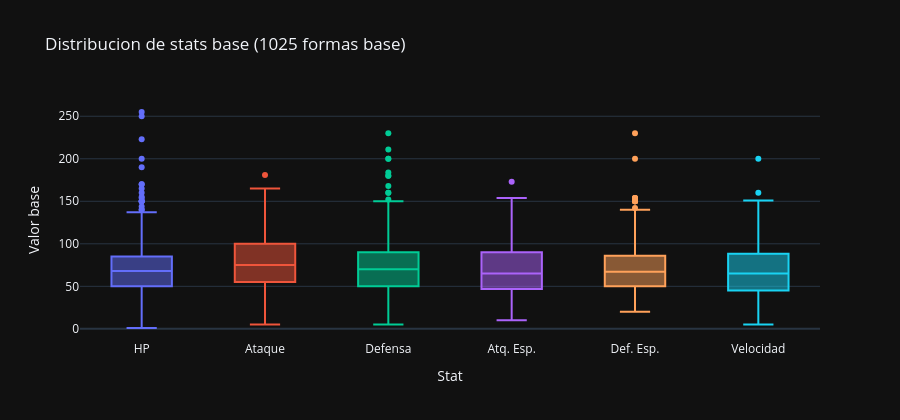

Notebook cell for this chart:
### Markdown cell above
## 2. EDA -- Distribucion de stats base

Antes de clusterizar, revisamos varianzas. Si una variable tiene mucho mayor rango,
dominara el clustering sin estandarizar.

### Code cell
df_melt = df.melt(id_vars=['name'], value_vars=STAT_COLS, var_name='stat', value_name='valor')
df_melt['stat_es'] = df_melt['stat'].map(dict(zip(STAT_COLS, STAT_LABELS)))

fig = px.box(df_melt, x='stat_es', y='valor', color='stat_es',
             title='Distribucion de stats base (1025 formas base)',
             labels={'stat_es':'Stat','valor':'Valor base'},
             template='plotly_dark')
fig.update_layout(showlegend=False, height=420)
fig.show()

df[STAT_COLS].rename(columns=dict(zip(STAT_COLS,STAT_LABELS))).describe().round(1)

### Figure 1 — Plotly figure (JSON) as saved in the notebook; plotly's stock layout.template omitted (floating-point values rounded to 4 significant figures; data arrays with more than 128 entries replaced by an {"elided": "..."} marker saying what was removed)
{"data": [{"alignmentgroup": "True", "hovertemplate": "Stat=%{x}<br>Valor base=%{y}<extra></extra>", "legendgroup": "HP", "marker": {"color": "#636efa"}, "name": "HP", "notched": false, "offsetgroup": "HP", "orientation": "v", "showlegend": true, "type": "box", "x": {"elided": "1025 str values"}, "x0": " ", "xaxis": "x", "y": {"elided": "1025 int values"}, "y0": " ", "yaxis": "y"}, {"alignmentgroup": "True", "hovertemplate": "Stat=%{x}<br>Valor base=%{y}<extra></extra>", "legendgroup": "Ataque", "marker": {"color": "#EF553B"}, "name": "Ataque", "notched": false, "offsetgroup": "Ataque", "orientation": "v", "showlegend": true, "type": "box", "x": {"elided": "1025 str values"}, "x0": " ", "xaxis": "x", "y": {"elided": "1025 int values"}, "y0": " ", "yaxis": "y"}, {"alignmentgroup": "True", "hovertemplate": "Stat=%{x}<br>Valor base=%{y}<extra></extra>", "legendgroup": "Defensa", "marker": {"color": "#00cc96"}, "name": "Defensa", "notched": false, "offsetgroup": "Defensa", "orientation": "v", "showlegend": true, "type": "box", "x": {"elided": "1025 str values"}, "x0": " ", "xaxis": "x", "y": {"elided": "1025 int values"}, "y0": " ", "yaxis": "y"}, {"alignmentgroup": "True", "hovertemplate": "Stat=%{x}<br>Valor base=%{y}<extra></extra>", "legendgroup": "Atq. Esp.", "marker": {"color": "#ab63fa"}, "name": "Atq. Esp.", "notched": false, "offsetgroup": "Atq. Esp.", "orientation": "v", "showlegend": true, "type": "box", "x": {"elided": "1025 str values"}, "x0": " ", "xaxis": "x", "y": {"elided": "1025 int values"}, "y0": " ", "yaxis": "y"}, {"alignmentgroup": "True", "hovertemplate": "Stat=%{x}<br>Valor base=%{y}<extra></extra>", "legendgroup": "Def. Esp.", "marker": {"color": "#FFA15A"}, "name": "Def. Esp.", "notched": false, "offsetgroup": "Def. Esp.", "orientation": "v", "showlegend": true, "type": "box", "x": {"elided": "1025 str values"}, "x0": " ", "xaxis": "x", "y": {"elided": "1025 int values"}, "y0": " ", "yaxis": "y"}, {"alignmentgroup": "True", "hovertemplate": "Stat=%{x}<br>Valor base=%{y}<extra></extra>", "legendgroup": "Velocidad", "marker": {"color": "#19d3f3"}, "name": "Velocidad", "notched": false, "offsetgroup": "Velocidad", "orientation": "v", "showlegend": true, "type": "box", "x": {"elided": "1025 str values"}, "x0": " ", "xaxis": "x", "y": {"elided": "1025 int values"}, "y0": " ", "yaxis": "y"}], "layout": {"boxmode": "overlay", "height": 420, "legend": {"title": {"text": "Stat"}, "tracegroupgap": 0}, "showlegend": false, "title": {"text": "Distribucion de stats base (1025 formas base)"}, "xaxis": {"anchor": "y", "categoryarray": ["HP", "Ataque", "Defensa", "Atq. Esp.", "Def. Esp.", "Velocidad"], "categoryorder": "array", "domain": [0.0, 1.0], "title": {"text": "Stat"}}, "yaxis": {"anchor": "x", "domain": [0.0, 1.0], "title": {"text": "Valor base"}}}}
